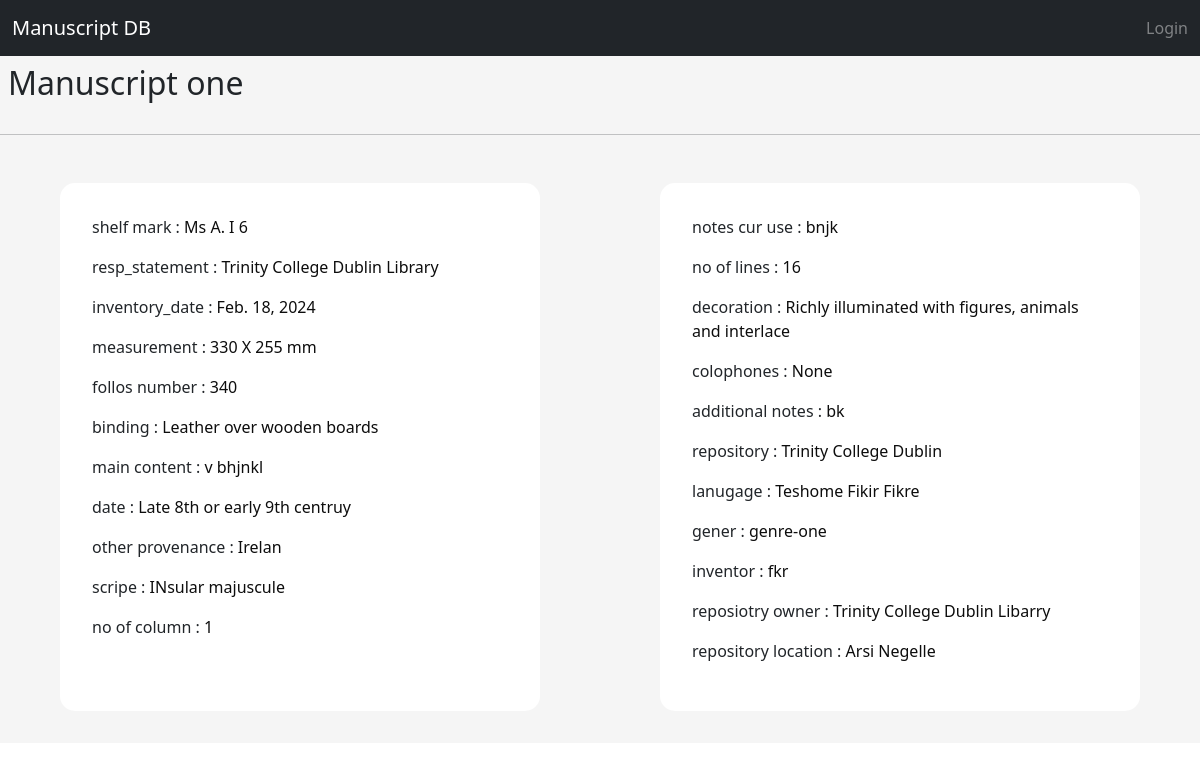
The app's page /detail/2 with its own data.
### main/models.py (models this page shows, shortened)
class Manuscript(models.Model):
    mansucript_name = models.CharField(max_length = 100)
    shelf_mark = models.CharField(max_length=50)
    resp_statement = models.CharField( max_length=50)
    inventory_date = models.DateField(auto_now_add=True)
    measurement =models.CharField(max_length=50)
    follos_number = models.IntegerField()
    binding = models.CharField(max_length=100)
    main_content = models.TextField()
    dating = models.CharField(max_length=50)
    other_provenance = models.CharField(max_length=50,blank=True, null=True)
    scripe = models.CharField(max_length=50,blank=True, null=True)
    no_of_cols = models.IntegerField(blank=True, null=True)
    notes_cur_use = models.TextField(blank=True, null=True)
    no_of_lines = models.IntegerField()
    decoration = models.CharField(max_length=255)
    colophones = models.CharField( max_length=50)
    additional_notes = models.TextField()
    repository = models.ForeignKey(Repository,on_delete = models.PROTECT)
    language = models.ForeignKey(Language, on_delete=models.PROTECT)
    genere = models.ForeignKey(Genre, on_delete=models.PROTECT)
    inventor = models.ForeignKey(Inventor, on_delete=models.PROTECT)
    repositoryOwner = models.ForeignKey(RepositoryOwner,on_delete=models.PROTECT)
    repositoryLocation = models.ForeignKey(RepositoryLocation,on_delete = models.PROTECT)

class Repository(models.Model):
    name = models.CharField(max_length = 255)
    description = models.TextField(blank=True, null=True)
    inventor = models.ForeignKey(Inventor, on_delete=models.PROTECT)
    def __str__(self):
        return self.name

class Language(models.Model):
    name = models.CharField(max_length=100)
    inventor = models.ForeignKey(Inventor, on_delete=models.PROTECT)
    def __str__(self):
        return self.name

class Genre(models.Model):
    name = models.CharField(max_length = 100)
    description = models.TextField(blank=True, null=True)
    inventor = models.ForeignKey(Inventor, on_delete=models.PROTECT)
    def __str__(self):
        return self.name

class Inventor(models.Model):
    user = models.OneToOneField(User, on_delete=models.CASCADE,null=True)
    name = models.CharField(max_length=150)
    address =models.CharField( max_length=50)
    email = models.EmailField( max_length=254)
    def __str__(self):
        return self.name

class RepositoryOwner(models.Model):
    name = models.CharField(max_length = 255)
    inventor = models.ForeignKey(Inventor, on_delete=models.PROTECT)
    def __str__(self):
        return self.name

class RepositoryLocation(models.Model):
    country = models.CharField(max_length=100)
    city = models.CharField(max_length=255)
    inventor = models.ForeignKey(Inventor, on_delete=models.PROTECT)
    def __str__(self):
        return self.city

### main/views.py (the view)
# urls.py: path('detail/<int:pk>',views.detail,name="detail"),
def detail(request,pk):
    inventor = ""
    if request.user.is_authenticated:
        inventor = Inventor.objects.filter(user=request.user).first()
    manuscript = Manuscript.objects.get(id=pk)
    context={"manuscript":manuscript,"inventor":inventor}
    return render (request,'main/detail.html',context)

### main/templates/main/detail.html (shortened to what this page needs)
{% extends "main/base.html" %}
{% load static %}
{% block link %}<link rel="stylesheet" href="{% static "style.css" %}">{% endblock link %}
{% block nav %}{% include "main/navbar.html" %}{% endblock nav %}
{% block content %}
<div class="main-section">
    <h2> {{manuscript.mansucript_name}} </h2>
    <hr/>
    <div class="detail">
        <div class="left-detail">
            <p>shelf mark : <span>{{manuscript.shelf_mark}}</span></p>
            <p>resp_statement : <span>{{manuscript.resp_statement}}</span></p>
            <p>inventory_date : <span>{{manuscript.inventory_date}}</span></p>
            <p>measurement : <span>{{manuscript.measurement}}</span></p>
            <p>follos number : <span>{{manuscript.follos_number}}</span></p>
            <p>binding : <span>{{manuscript.binding}}</span></p>
            <p>main content : <span>{{manuscript.main_content}}</span></p>
            <p>date : <span>{{manuscript.dating}}</span></p>
            <p>other provenance : <span>{{manuscript.other_provenance}}</span></p>
            <p>scripe : <span>{{manuscript.scripe}}</span></p>
            <p>no of column : <span>{{manuscript.no_of_cols}}</span></p>
        </div>
        <div class="right-detail">
            <p>notes cur use : <span>{{manuscript.notes_cur_use}}</span></p>
            <p>no of lines : <span>{{manuscript.no_of_lines}}</span></p>
            <p>decoration : <span>{{manuscript.decoration}}</span></p>
            <p>colophones : <span>{{manuscript.colophones}}</span></p>
            <p>additional notes : <span>{{manuscript.additional_notes}}</span></p>
            <p>repository : <span>{{manuscript.repository}}</span></p>
            <p>lanugage : <span>{{manuscript.language}}</span></p>
            <p>gener : <span>{{manuscript.genere}}</span></p>
            <p>inventor : <span>{{manuscript.inventor}}</span></p>
            <p>reposiotry owner : <span>{{manuscript.repositoryOwner}}</span></p>
            <p>repository location : <span>{{manuscript.repositoryLocation}}</span></p>
        </div>
    </div>
</div>
{% endblock content %}

### main/static/style.css (style rules this page uses)
.main-section h2 { padding: 0.5rem; }
.main-section { display: flex; flex-direction: column; padding-bottom: 2rem; background-color: whitesmoke; }
.detail { display: flex; justify-content: space-around; margin-top: 2rem; }
.left-detail, .right-detail { background-color: white; width: 40%; padding: 2rem; border-radius: 15px; }
.detail >div >p { font-size:medium; font-weight: 500; }
.detail >div >p >span { font-weight: normal; color: rgb(13, 13, 13); }

### records on screen
Manuscript: mansucript_name "Manuscript one", shelf_mark "Ms A. I 6", resp_statement "Trinity College Dublin Library", inventory_date "Feb. 18, 2024", measurement "330 X 255 mm", follos_number "340", binding "Leather over wooden boards", main_content "v bhjnkl", dating "Late 8th or early 9th centruy", other_provenance "Irelan", scripe "INsular majuscule", no_of_cols "1", notes_cur_use "bnjk", no_of_lines "16", decoration "Richly illuminated with figures, animals and interlace", colophones "None", additional_notes "bk", repository "Trinity College Dublin", language "Teshome Fikir Fikre", genere "genre-one", inventor "fkr", repositoryOwner "Trinity College Dublin Libarry", repositoryLocation "Arsi Negelle"
